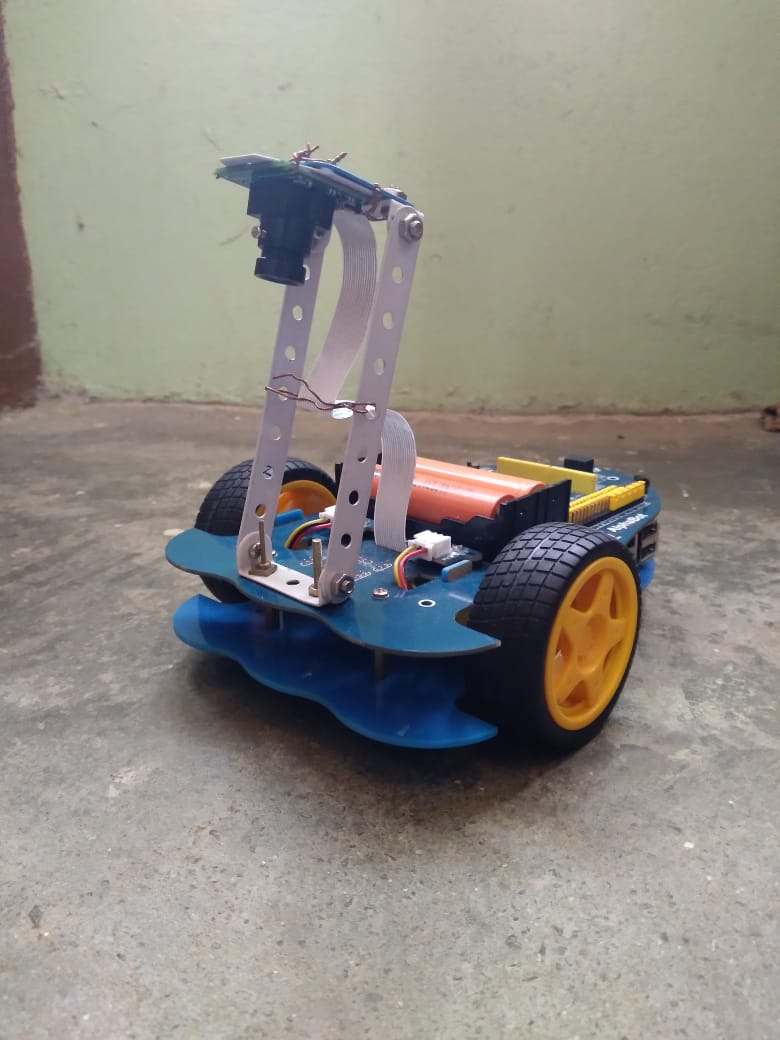
#> input picture Resources/images/indegx.jpeg, 780 x 1040 px; its folder holds only this picture in this run
$ python -i task_2b.py   (imports and definitions only)
#> lines starting #> are read from the running program, lines starting #| are printed output that depends on the picture; after the words box and inside, x2 and y2 are one past the last pixel; in counts of white or black regions, pixels touching at a corner belong together
#> further down, picture is the input picture: shape (1040, 780, 3); mean B, G, R 132.9, 139.9, 144.2
'''
*****************************************************************************************
*
*        =================================================
*             Pharma Bot Theme (eYRC 2022-23)
*        =================================================
*
*  This script is intended for implementation of Task 2B
*  of Pharma Bot (PB) Theme (eYRC 2022-23).
*
*  Filename:			task_2b.py
*  Created:
*  Last Modified:		8/10/2022
*  Author:				e-Yantra Team
*
*  This software is made available on an "AS IS WHERE IS BASIS".
*  Licensee/end user indemnifies and will keep e-Yantra indemnified from
*  any and all claim(s) that emanate from the use of the Software or
*  breach of the terms of this agreement.
*
*****************************************************************************************
'''

# Team ID:			[ PB_2382 ]
# Author List:		[ Aakash K , Devaprasad S , Gopi M , Ilam Thendral R ]
# Filename:			task_2b.py
# Functions:		control_logic, read_qr_code
# 					[ Comma separated list of functions in this file ]
# Global variables:
# 					[ List of global variables defined in this file ]

####################### IMPORT MODULES #######################
## You are not allowed to make any changes in this section. ##
##############################################################
import  sys
import traceback
import time
import os
import math
#from zmqRemoteApi import RemoteAPIClient
#import zmq
import numpy as np
import cv2
import random
#from pyzbar.pyzbar import decode
##############################################################

################# ADD UTILITY FUNCTIONS HERE #################

# [57 lines left out: functions execute_command, execute_state_command, not called in this run]

def givetheta(img):

	grayimage = cv2.cvtColor(img, cv2.COLOR_BGR2GRAY)
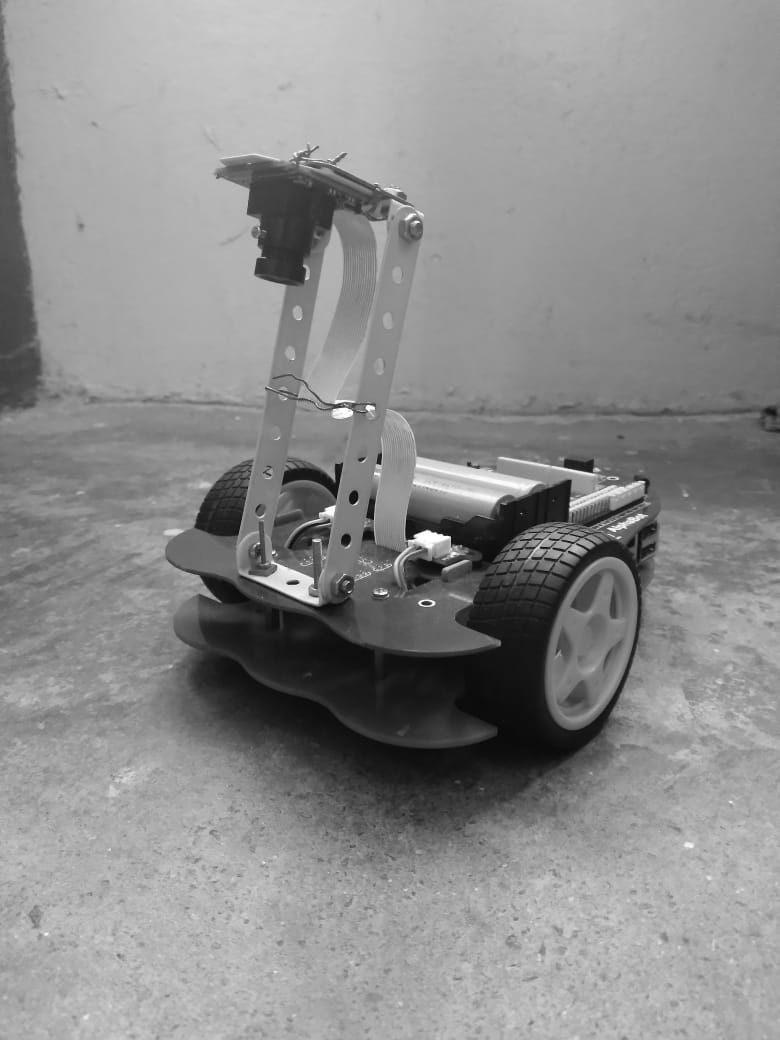
#> grayimage: shape (1040, 780); min 2, max 255, mean 140.4
	(thresh, blackAndWhiteImage) = cv2.threshold(grayimage, 127, 255, cv2.THRESH_BINARY)
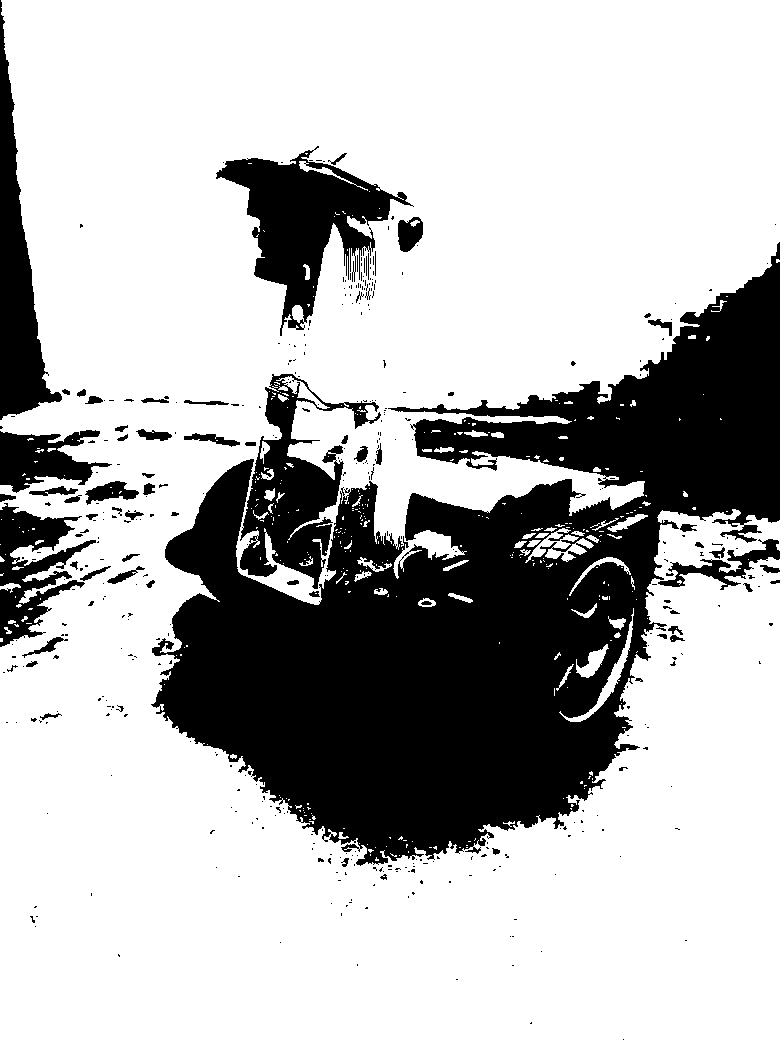
#> blackAndWhiteImage: shape (1040, 780); 72.1% white; 417 black regions (349 under 20 px), largest, box (x1, y1, x2, y2) and area: (151, 242, 780, 866) 173427, (216, 146, 414, 336) 13920, (240, 374, 381, 589) 11143
	edges = cv2.Canny(blackAndWhiteImage, 50, 150, apertureSize=3)
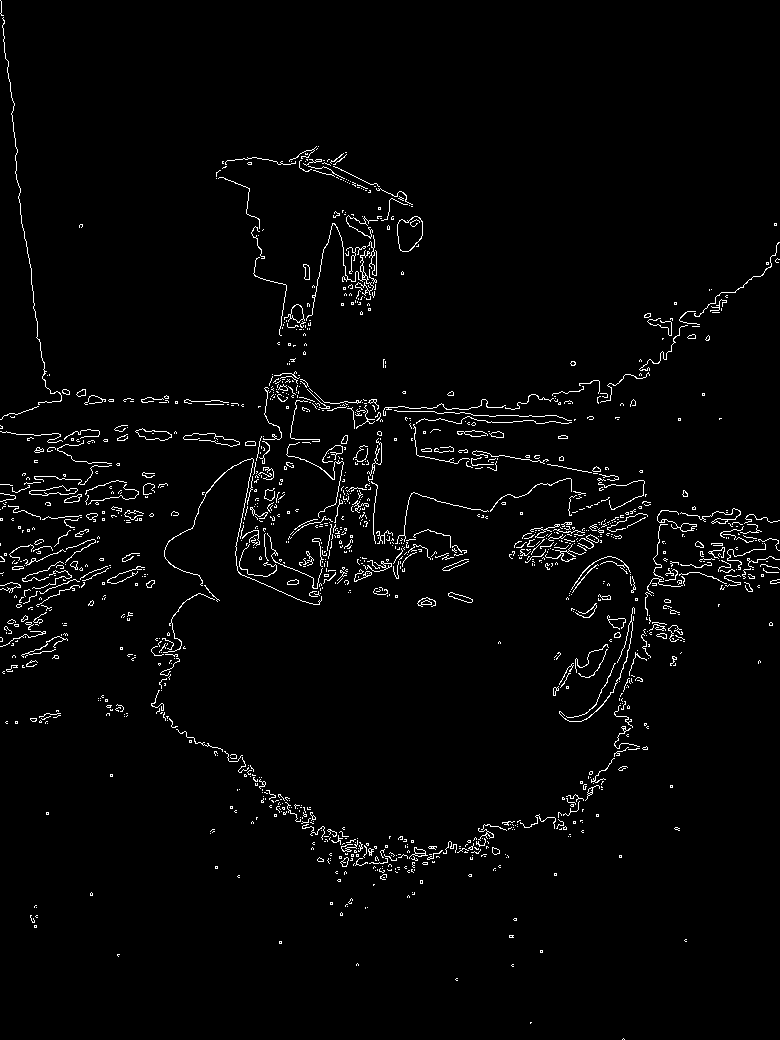
#> edges: shape (1040, 780); 2.5% white in thin lines or dots

	kernel = np.array([[0, -1, 0],[-1, 5,-1],[0, -1, 0]])
	image_sharp = cv2.filter2D(src=edges, ddepth=-1, kernel=kernel)

	lines = cv2.HoughLines(image_sharp, 1, np.pi/180, 200)
#> lines = None

	rl = math.radians(1)
	ru = math.radians(75)

	ll = math.radians(105)
	lu = math.radians(189)

	if isinstance(lines, np.ndarray) :

		for r_theta in lines:

			arr = np.array(r_theta[0], dtype=np.float64)
			r, theta = arr

			a = np.cos(theta)
			b = np.sin(theta)

			x0 = a*r
			y0 = b*r

			x1 = int(x0 + 1000*(-b))
			y1 = int(y0 + 1000*(a))

			x2 = int(x0 - 1000*(-b))
			y2 = int(y0 - 1000*(a))

			if (theta >= rl and theta <= ru) or (theta >= math.degrees(180)+rl and theta <= math.degrees(180)+ru) :

				command = 3 #align right

				return command

			elif (theta >= ll and theta <= lu) or (theta >= math.degrees(180)+ll and theta <= math.degrees(180)+lu):

				command = 2 #align left

				return command

			elif (theta >= 0 and theta <= rl) or (theta >= lu and theta <= 3.14159 ) or (theta >= 3.14159 and theta <= math.degrees(180)+rl ) or (theta >= math.degrees(180)+lu and theta <= 6.28319 ): # [0 to 3] or [177 to 180] or [180 to 183] to [357 to 360]

				command = 1 #straight

				return command

			else :

				command = Storage.cmds[-1]

				return command

	else :

#> (the run stopped early here; a loop or call above may not have finished)
